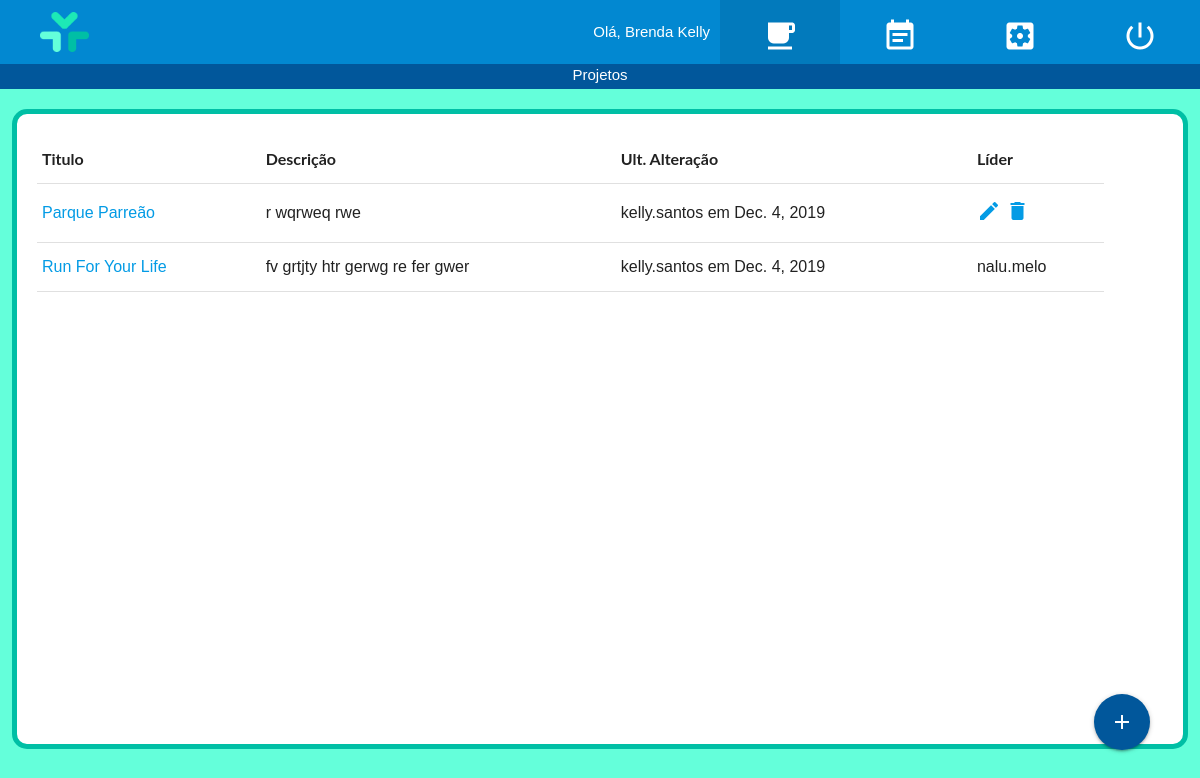
Page /projeto_lista/ (signed in) on the committed database.
### usuarios/models.py (models this page shows)
class Projeto(models.Model):
    titulo = models.TextField(max_length=100, null=False)
    descricao = models.TextField(max_length=400, null=False)
    lider = models.ForeignKey(User, on_delete=models.CASCADE)
    membros = models.ManyToManyField(Membro)
    ult_alt = models.TextField(max_length=100, null=True)
    data_ult_alt = models.DateField(null=True)

### usuarios/views.py (the view)
# urls.py: url(r'^projeto_lista/$', projeto_lista, name='projeto_lista'),
@login_required
def projeto_lista(request, template_name="projeto_lista.html"):
    user = request.user
    if user.is_superuser:
        projetos = Projeto.objects.all()
    else:
        projetos = Projeto.objects.filter(membros__user_id=user.id)
    context = {"context": projetos, "menu":"projetos"}
    return render(request, template_name, context)

### templates/projeto_lista.html (shortened to what this page needs)
{% extends 'baseTemplate.html' %}
{% block titulo %}
    Projetos
{% endblock titulo %}
{% block conteudo %}
    <div class = "row" style="margin-top: 20px;">
        <div class = "col s11" style="margin-left:20px">
            <table {% if request.user.profile.tema == 'N' %} class="light-blue-text text-lighten-5" {% endif %}>
                <thead>
                    <tr>
                        <th> Titulo </th>
                        <th> Descrição </th>
                        <th> Ult. Alteração </th>
                        <th> Líder </th>
                    </tr>
                </thead>
                <tbody>
                {% for projeto in context %}
                    <tr>
                        <td> <a href="{% url 'visao_projeto' pk=projeto.pk %}"> {{ projeto.titulo }} </a> </td>
                        <td> {{ projeto.descricao }} </td>
                        <td> {{ projeto.ult_alt }} em {{ projeto.data_ult_alt }} </td>
                        {% if projeto.lider == request.user or user.is_superuser %}
                        <td>
                            <a href="{% url 'projeto_editar' pk=projeto.pk %}">
                                <i class="material-icons">create</i>
                            </a>
                            <a href="#modal1">
                                <i class="material-icons">delete</i>
                            </a>
                        </td>
                        {% endif %}
                        {% if projeto.lider != request.user and not user.is_superuser %}
                        <td> {{ projeto.lider }} </td>
                        {% endif %}
                    </tr>
                {% endfor %}
                </tbody>
            </table>
        </div>
    </div>
    <div style="position: absolute; bottom:50px; right: 50px;">
          <a class="btn-floating btn-large waves-effect waves-light light-blue darken-4" href = "{% url 'projeto_cadastro' %}"><i class="material-icons">add</i></a>
    </div>
{% endblock conteudo %}

### templates/baseTemplate.html (shortened to what this page needs)
<html lang="pt-br">
    {% load static %}
	<head>
	    <link rel="stylesheet" href="https://cdnjs.cloudflare.com/ajax/libs/materialize/1.0.0/css/materialize.min.css">
	</head>
	<body style = 'background:  {% if request.user.profile.tema == 'C' %}
                                    #64FFDA
                                {% endif %}
                                ;'>
		<nav>
		    <div class="nav-wrapper {% if request.user.profile.tema == 'C' %}
                                        light-blue darken-2
                                    {% endif %}
                                    ">
		      	<a href="{% url 'projeto_lista' %}" style="margin-left: 40px; color:#FFFFFF;">
                    {% if request.user.profile.tema == 'C' %}
                        <img src = "{% static 'usuarios/logos/Logo_C.png' %}" style = "height: 40px; margin-top: 1%;"/>
                    {% endif %}
                </a>
		      	<ul id="nav-mobile" class="right">
                    <li style="margin-right: 10px;"> Olá, {{ request.user.first_name}} </li>
			      	<li {% if menu == "projetos" %}class="active" {% endif %}><a href=" {% url 'projeto_lista' %} " style="height: 100%; width: 120px;">
			      		<img src = "{% static 'usuarios/icons/projetos.png' %}" style = "width: 40%; margin-left: 30%; margin-top: 20%;">
			      	</a></li>
			      	<li {% if menu == "tarefas" %}class="active" {% endif %}><a href="{% url 'visao_tarefa' %}" style="height: 100%; width: 120px;">
			      		<img src = "{% static 'usuarios/icons/tarefas.png' %}" style = "width: 40%; margin-left: 30%; margin-top: 20%;">
			      	</a></li>
			        <li {% if menu == "configuracoes" %}class="active" {% endif %}><a href=" {% url 'usuario_configuracao' %} " style="height: 100%; width: 120px;">
			      		<img src = "{% static 'usuarios/icons/configuracoes.png' %}" style = "width: 40%; margin-left: 30%; margin-top: 20%;">
			      	</a></li>
			        <li><a href="{% url 'logout' %}" style="height: 100%; width: 120px;">
			        	<img src = "{% static 'usuarios/icons/sair.png' %}" style = "width: 40%; margin-left: 30%; margin-top: 20%;">
			        </a></li>
		      	</ul>
		    </div>
	  	</nav>
	  	<div class = row>
	  		<div class = "col s12" style = "height: 25px; background:   {% if request.user.profile.tema == 'C' %}
                                                                            #01579B
                                                                        {% endif %}
                                                                        ;
                    color: #FFFFFF; text-align: center;"> {% block titulo %} {% endblock %} </div>
	  	</div>
		<div class = 'col s12' style = "background: {% if request.user.profile.tema == 'C' %}
                                                        #FFFFFF
                                                    {% endif %}
                                                    ;
                min-height: 80%; margin: 1%; border: 5px solid #00BFA5; border-radius: 15px;">
            {% block conteudo %}
            {% endblock %}
		</div>
	</body>
</html>

### templates/baseTemplate.html (style rules this page uses)
p, div, label, button, a { font-family: 'Work Sans', sans-serif; }
h1, h2, h3, h4, h5, th { font-family: 'Lato', sans-serif; }

### rows in the picture
Projeto: titulo "Parque Parreão", descricao "r wqrweq rwe", ult_alt "kelly.santos", data_ult_alt "Dec. 4, 2019"
Projeto: titulo "Run For Your Life", descricao "fv grtjty htr gerwg re fer gwer", ult_alt "kelly.santos", data_ult_alt "Dec. 4, 2019", lider "nalu.melo"

### other values in the picture
{{ request.user.first_name }} "Brenda Kelly"
